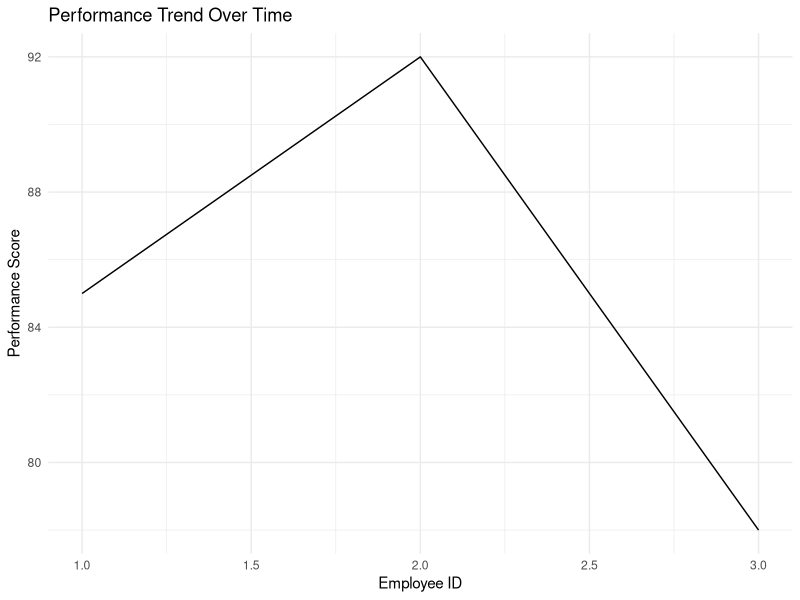
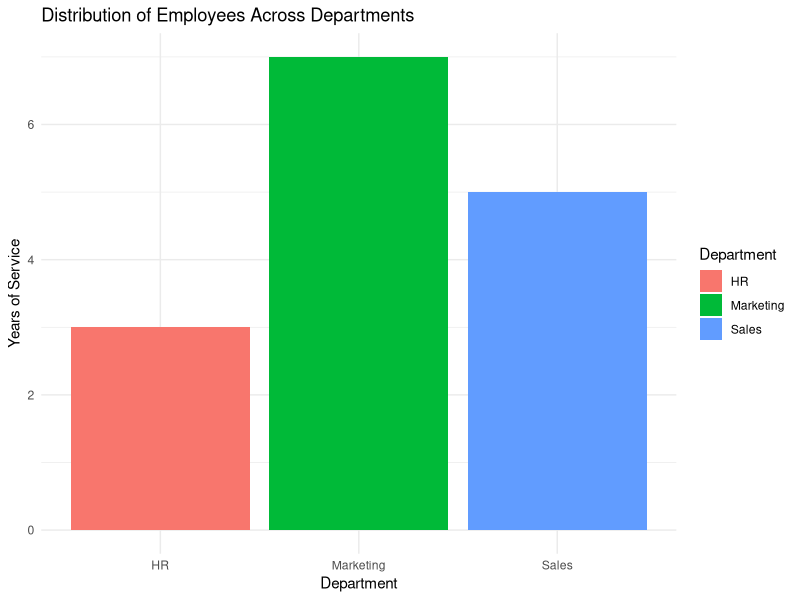

These figures' R source, in order:
library(ggplot2)
library(dplyr)

# Sample data
employee_data <- data.frame(
  Employee_ID = c(1, 2, 3),
  Department = c("Sales", "HR", "Marketing"),
  Years_of_Service = c(5, 3, 7),
  Performance_Score = c(85, 92, 78)
)

# a. Line chart for the performance trend over time
performance_line_chart <- ggplot(employee_data, aes(x = Employee_ID, y = Performance_Score, group = 1)) +
  geom_line() +
  labs(title = "Performance Trend Over Time",
       x = "Employee ID",
       y = "Performance Score") +
  theme_minimal()

# b. Bar chart for the distribution of employees across departments
department_bar_chart <- ggplot(employee_data, aes(x = Department, y = Years_of_Service, fill = Department)) +
  geom_bar(stat = "identity") +
  labs(title = "Distribution of Employees Across Departments",
       x = "Department",
       y = "Years of Service",
       fill = "Department") +
  theme_minimal()

# c. Table to display performance data for each employee
performance_table <- employee_data %>%
  select(Employee_ID, Department, Years_of_Service, Performance_Score) %>%
  rename("Employee ID" = Employee_ID,
         "Years of Service" = Years_of_Service,
         "Performance Score" = Performance_Score)

# Display the visualizations and table
print(performance_line_chart)
print(department_bar_chart)
print(performance_table)
